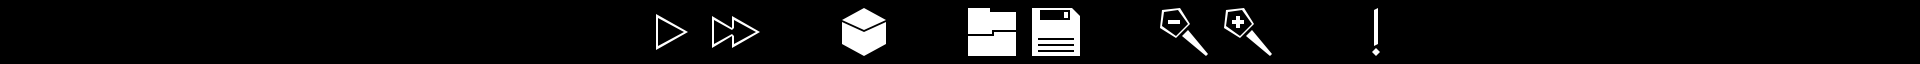

A level layout from a 2D game, rendered from its tile map. Below: a short description, then the map file with its tile-grid data intact:
An orthogonal 30x1 tile map with 64x64 px tiles, 2 tile layers (background, icons) and 8 objects (7x button).

<map version="1.0" tiledversion="1.0.3" orientation="orthogonal" renderorder="right-down" width="30" height="1" tilewidth="64" tileheight="64" nextobjectid="13">
 <tileset firstgid="1" source="gol_gui_spritesheet.tsx" />
 <layer name="background" width="30" height="1">
  <data encoding="csv">
36,36,36,36,36,36,36,36,36,36,36,36,36,36,36,36,36,36,36,36,36,36,36,36,36,36,36,36,36,36
</data>
 </layer>
 <layer name="icons" width="30" height="1">
  <data encoding="csv">
0,0,0,0,0,0,0,0,0,0,23,12,0,4,0,14,26,0,9,10,0,33,0,0,0,0,0,0,0,0
</data>
 </layer>
 <objectgroup name="buttons">
  <object id="1" name="play" type="button" x="654" y="12" width="35" height="39" />
  <object id="3" name="speed" type="button" x="710" y="14" width="50" height="35" />
  <object id="6" name="reset" type="button" x="841" y="6" width="46" height="49" />
  <object id="7" name="open" type="button" x="967" y="7" width="51" height="50" />
  <object id="8" name="save" type="button" x="1032" y="7" width="50" height="52" />
  <object id="9" name="scale_min" type="button" x="1158" y="7" width="51" height="52" />
  <object id="10" name="scale_max" type="button" x="1222" y="6" width="51" height="52" />
  <object id="12" x="1363" y="4" width="27" height="57" />
 </objectgroup>
</map>